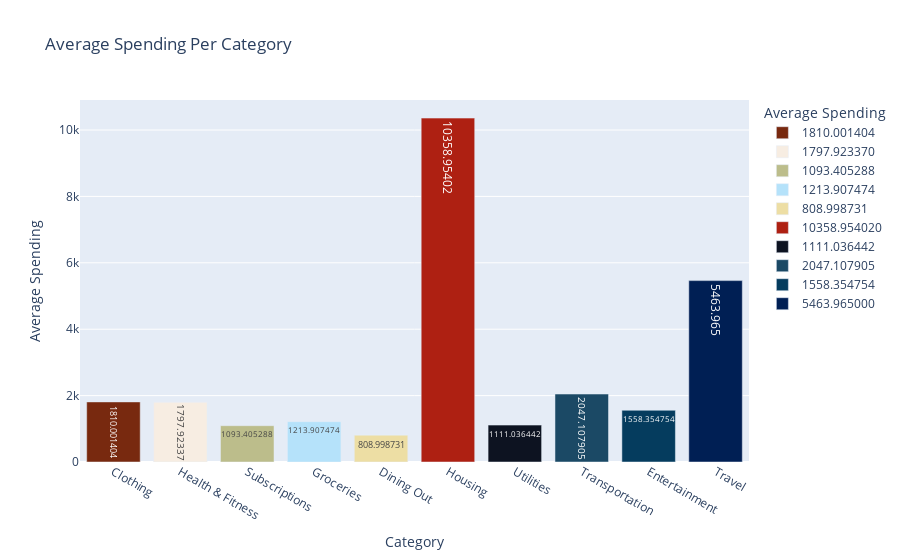

Notebook code for this chart:
### Code cell
# Average spending per category.

query8 = ("SELECT Category, AVG(`Amount Paid`) FROM PERSONAL_EXPENSES GROUP BY Category")

my_cursor.execute(query8)

avg_spending_result = my_cursor.fetchall()

for x in avg_spending_result:
    
    print(x)
    
    
average_spending_df = pd.DataFrame(avg_spending_result, columns=["Category", "Average Spending"])

custom_colors = ['#78290f','#f7ede2','#bcbd8b','#b5e2fa','#eddea4',"#ae2012","#0d1321","#1b4965","#053c5e","#001f54"]


fig = px.bar(average_spending_df,
             x="Category",
             y="Average Spending",
             title="Average Spending Per Category",
             color="Average Spending",
             text="Average Spending",
             color_discrete_sequence=custom_colors,
             )

fig.show()

### Figure 1 — Plotly figure (JSON) as saved in the notebook; plotly's stock layout.template omitted (floating-point values rounded to 4 significant figures)
{"data": [{"alignmentgroup": "True", "hovertemplate": "Average Spending=%{text}<br>Category=%{x}<extra></extra>", "legendgroup": "1810.001404", "marker": {"color": "#78290f", "pattern": {"shape": ""}}, "name": "1810.001404", "offsetgroup": "1810.001404", "orientation": "v", "showlegend": true, "text": [1810.0], "textposition": "auto", "type": "bar", "x": ["Clothing"], "xaxis": "x", "y": [1810.0], "yaxis": "y"}, {"alignmentgroup": "True", "hovertemplate": "Average Spending=%{text}<br>Category=%{x}<extra></extra>", "legendgroup": "1797.923370", "marker": {"color": "#f7ede2", "pattern": {"shape": ""}}, "name": "1797.923370", "offsetgroup": "1797.923370", "orientation": "v", "showlegend": true, "text": [1798.0], "textposition": "auto", "type": "bar", "x": ["Health & Fitness"], "xaxis": "x", "y": [1798.0], "yaxis": "y"}, {"alignmentgroup": "True", "hovertemplate": "Average Spending=%{text}<br>Category=%{x}<extra></extra>", "legendgroup": "1093.405288", "marker": {"color": "#bcbd8b", "pattern": {"shape": ""}}, "name": "1093.405288", "offsetgroup": "1093.405288", "orientation": "v", "showlegend": true, "text": [1093.0], "textposition": "auto", "type": "bar", "x": ["Subscriptions"], "xaxis": "x", "y": [1093.0], "yaxis": "y"}, {"alignmentgroup": "True", "hovertemplate": "Average Spending=%{text}<br>Category=%{x}<extra></extra>", "legendgroup": "1213.907474", "marker": {"color": "#b5e2fa", "pattern": {"shape": ""}}, "name": "1213.907474", "offsetgroup": "1213.907474", "orientation": "v", "showlegend": true, "text": [1214.0], "textposition": "auto", "type": "bar", "x": ["Groceries"], "xaxis": "x", "y": [1214.0], "yaxis": "y"}, {"alignmentgroup": "True", "hovertemplate": "Average Spending=%{text}<br>Category=%{x}<extra></extra>", "legendgroup": "808.998731", "marker": {"color": "#eddea4", "pattern": {"shape": ""}}, "name": "808.998731", "offsetgroup": "808.998731", "orientation": "v", "showlegend": true, "text": [809.0], "textposition": "auto", "type": "bar", "x": ["Dining Out"], "xaxis": "x", "y": [809.0], "yaxis": "y"}, {"alignmentgroup": "True", "hovertemplate": "Average Spending=%{text}<br>Category=%{x}<extra></extra>", "legendgroup": "10358.954020", "marker": {"color": "#ae2012", "pattern": {"shape": ""}}, "name": "10358.954020", "offsetgroup": "10358.954020", "orientation": "v", "showlegend": true, "text": [10360.0], "textposition": "auto", "type": "bar", "x": ["Housing"], "xaxis": "x", "y": [10360.0], "yaxis": "y"}, {"alignmentgroup": "True", "hovertemplate": "Average Spending=%{text}<br>Category=%{x}<extra></extra>", "legendgroup": "1111.036442", "marker": {"color": "#0d1321", "pattern": {"shape": ""}}, "name": "1111.036442", "offsetgroup": "1111.036442", "orientation": "v", "showlegend": true, "text": [1111.0], "textposition": "auto", "type": "bar", "x": ["Utilities"], "xaxis": "x", "y": [1111.0], "yaxis": "y"}, {"alignmentgroup": "True", "hovertemplate": "Average Spending=%{text}<br>Category=%{x}<extra></extra>", "legendgroup": "2047.107905", "marker": {"color": "#1b4965", "pattern": {"shape": ""}}, "name": "2047.107905", "offsetgroup": "2047.107905", "orientation": "v", "showlegend": true, "text": [2047.0], "textposition": "auto", "type": "bar", "x": ["Transportation"], "xaxis": "x", "y": [2047.0], "yaxis": "y"}, {"alignmentgroup": "True", "hovertemplate": "Average Spending=%{text}<br>Category=%{x}<extra></extra>", "legendgroup": "1558.354754", "marker": {"color": "#053c5e", "pattern": {"shape": ""}}, "name": "1558.354754", "offsetgroup": "1558.354754", "orientation": "v", "showlegend": true, "text": [1558.0], "textposition": "auto", "type": "bar", "x": ["Entertainment"], "xaxis": "x", "y": [1558.0], "yaxis": "y"}, {"alignmentgroup": "True", "hovertemplate": "Average Spending=%{text}<br>Category=%{x}<extra></extra>", "legendgroup": "5463.965000", "marker": {"color": "#001f54", "pattern": {"shape": ""}}, "name": "5463.965000", "offsetgroup": "5463.965000", "orientation": "v", "showlegend": true, "text": [5464.0], "textposition": "auto", "type": "bar", "x": ["Travel"], "xaxis": "x", "y": [5464.0], "yaxis": "y"}], "layout": {"barmode": "relative", "legend": {"title": {"text": "Average Spending"}, "tracegroupgap": 0}, "title": {"text": "Average Spending Per Category"}, "xaxis": {"anchor": "y", "domain": [0, 1], "title": {"text": "Category"}}, "yaxis": {"anchor": "x", "categoryarray": [5464.0, 1558.0, 2047.0, 1111.0, 10360.0, 809.0, 1214.0, 1093.0, 1798.0, 1810.0], "categoryorder": "array", "domain": [0, 1], "title": {"text": "Average Spending"}}}}
